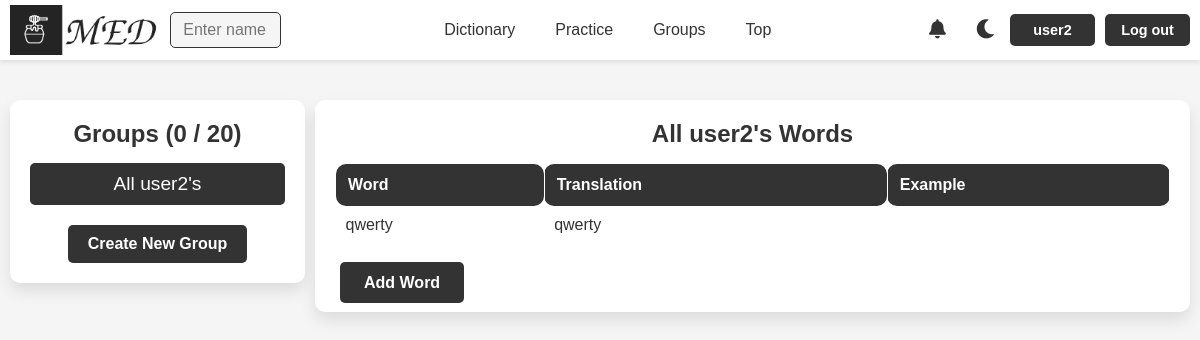
Page /groups/8/ (signed in) on the earlier database version.
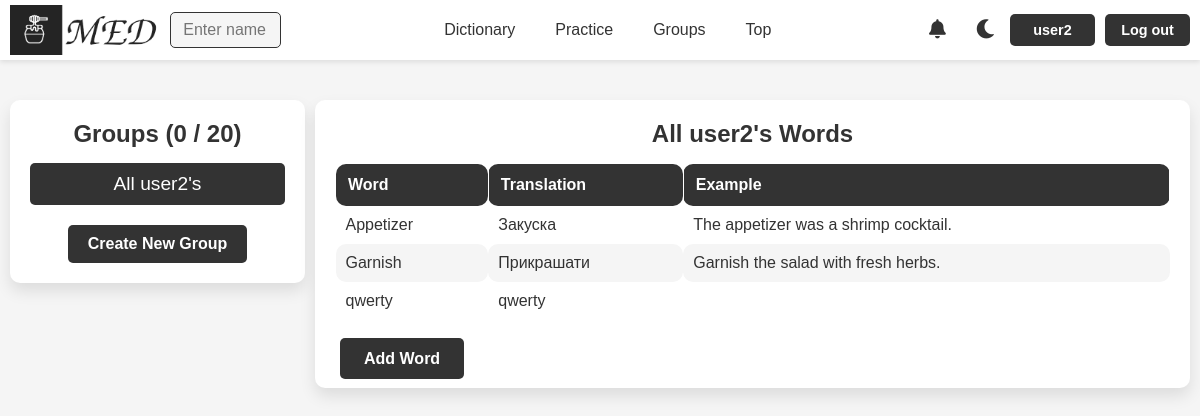
Same page on the later database version.
### med/models.py (models this page shows, shortened)
class WordGroup(models.Model):
    name = models.CharField(max_length=100)
    words = models.ManyToManyField(Word, blank=True)
    user = models.ForeignKey(User, on_delete=models.CASCADE)
    is_main = models.BooleanField(verbose_name='main', default=False)
    uses_users = models.ManyToManyField(User, blank=True, related_name='uses_of_group')
    class Meta:
        ordering = ['name']
        indexes = [
            models.Index(fields=['name'])
        ]

class Word(models.Model):
    TYPE_CHOICES = [
        ('noun', 'Noun'),
        ('verb', 'Verb'),
        ('adjective', 'Adjective'),
        ('adverb', 'Adverb'),
        ('pronoun', 'Pronoun'),
        ('phrasal verb', 'Phrasal verb'),
        ('other', 'Other')
    ]
    word = models.CharField(max_length=100)
    translation = models.CharField(max_length=100)
    example = models.TextField(blank=True)
    time_create = models.DateTimeField(auto_now_add=True)
    time_update = models.DateTimeField(auto_now=True)
    user = models.ForeignKey(User, on_delete=models.CASCADE)
    is_favourite = models.BooleanField(default=False)
    word_type = models.CharField(max_length=20, choices=TYPE_CHOICES, default='other')
    class Meta:
        ordering = ['-time_create', 'word']
        indexes = [
            models.Index(fields=['-time_create'])
        ]

### med/views.py (the view, shortened to what this page needs)
# urls.py: path('groups/<int:group_id>/', views.GroupWordsView.as_view(), name='group_words'),
class GroupWordsView(BaseGroupView):
    model = Word
    context_object_name = 'words'
    paginate_by = 25
    def dispatch(self, request, *args, **kwargs):
        group_id = self.kwargs.get('group_id')
        group = get_object_or_404(WordGroup, id=group_id)
        if request.user != group.user and request.user not in group.uses_users.all():
            return HttpResponseRedirect(reverse('groups'))
        return super().dispatch(request, *args, **kwargs)
    def get_context_data(self, **kwargs):
        context = self.get_common_context(**kwargs)
        group_id = self.kwargs.get('group_id')
        group = get_object_or_404(WordGroup, id=group_id)
        is_my_group = group.user == self.request.user
        context.update({
            'is_my_group': is_my_group,
            'is_uses': not is_my_group and group.uses_users.filter(id=self.request.user.id).exists(),
            'title': "Groups",
            'title1': f"{group.name} Words ({group.user.username})" if not is_my_group else f"{group.name} Words",
            'is_main': group.is_main,
            'group_id': group_id,
            'is_group': True,
            'words_f_g': True,
        })
        return context
    def get_queryset(self):
        group_id = self.kwargs.get('group_id')
        group = get_object_or_404(WordGroup, id=group_id)
        return group.words.all()

### med/views.py (called while the page is built)
    def get_common_context(self, **kwargs):
        context = super().get_context_data(**kwargs)
        context['groups'] = WordGroup.objects.filter(user=self.request.user).order_by('-is_main', 'name')
        context['used_groups'] = WordGroup.objects.filter(uses_users=self.request.user)
        context['len_groups'] = max(context['groups'].count() + context['used_groups'].count() - 1, 0)
        context['max_group_count'] = MAX_GROUP_COUNT if self.request.user.username != 'grouper' else 100
        return context

### med/templates/med/groups.html (shortened to what this page needs)
{% extends "base.html" %}
{% load static %}
{% block content %}
<div class="group-container">
    <div class="group-list">
        <h2>{{ title }} ({{ len_groups }} / {{ max_group_count }}) </h2>
        <div class="group-blocks">
            {% for group in groups %}
            {% if group.id == group_id %}
                <div class="group-block group-block-selected">
                    <p>{{ group.name }}</p>
                </div>
            {% else %}
                <a href="{% url 'group_words' group.id %}">
                    <div class="group-block">
                        <p>{{ group.name }}</p>
                    </div>
                </a>
            {% endif %}
            {% endfor %}
        </div>
        {% if len_groups < max_group_count %}
            <a href="{% url 'create_group' %}" class="buttons">Create New Group</a>
        {% endif %}
    </div>
    <div class="word-list-container">
        <h2>{{ title1 }}</h2>
        {% if is_group %}
        {% if words %}
            <table class="word_table group-table">
                <thead>
                    <tr>
                        <th>Word</th>
                        <th>Translation</th>
                        <th>Example</th>
                    </tr>
                </thead>
                <tbody>
                    {% for word in words %}
                        <tr>
                            <td>{{ word.word }}</td>
                            <td>{{ word.translation }}</td>
                            <td>{{ word.example }}</td>
                        </tr>
                    {% endfor %}
                </tbody>
            </table>
        {% else %}
            <p>No words in this group.</p>
        {% endif %}
        {% endif %}
        {% if is_group %}
        {% if not is_uses %}
        <div class="buttons groups-buttons" style="margin-top: 15px;">
            <div class="add_word">
                {% if is_main %}
                <a href="{% url 'addword' %}" class="add-word-button">Add Word</a>
                {% else %}
                <a href="{% url 'words' request.user.username %}" class="add-word-button">Add Word</a>
                <a href="#" class="add-word-button" onclick="deleteSelectedWords(); return false;">Delete Selected</a>
                {% if words %}
                    <a href="{% url 'send_group_request' group_id  %}" class="add-word-button">Share</a>
                {% endif %}
                {% endif %}
            </div>
        </div>
        {% endif %}
        </div>
        {% endif %}
    </div>
</div>
{% endblock %}

Differences in the rows shown:
added Word: word "Appetizer", translation "Закуска", example "The appetizer was a shrimp cocktail."
added Word: word "Garnish", translation "Прикрашати", example "Garnish the salad with fresh herbs."
